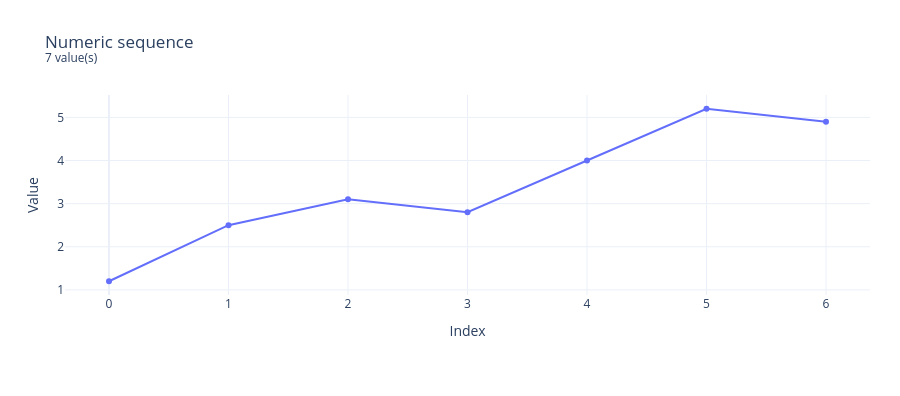

The cell this chart's notebook holds for it:
### Code cell
# 1.2 1D numeric sequence / signal
sd.see([1.2, 2.5, 3.1, 2.8, 4.0, 5.2, 4.9])

### Figure 1 — Plotly figure (JSON) as saved in the notebook; plotly's stock layout.template omitted (floating-point values rounded to 4 significant figures)
{"data": [{"mode": "lines+markers", "name": "Value", "type": "scatter", "x": [0, 1, 2, 3, 4, 5, 6], "y": [1.2, 2.5, 3.1, 2.8, 4.0, 5.2, 4.9]}], "layout": {"height": 396, "margin": {"b": 101, "l": 65, "r": 30, "t": 95}, "title": {"text": "Numeric sequence<br><sup>7 value(s)</sup>"}, "xaxis": {"title": {"text": "Index"}}, "yaxis": {"title": {"text": "Value"}}}}
